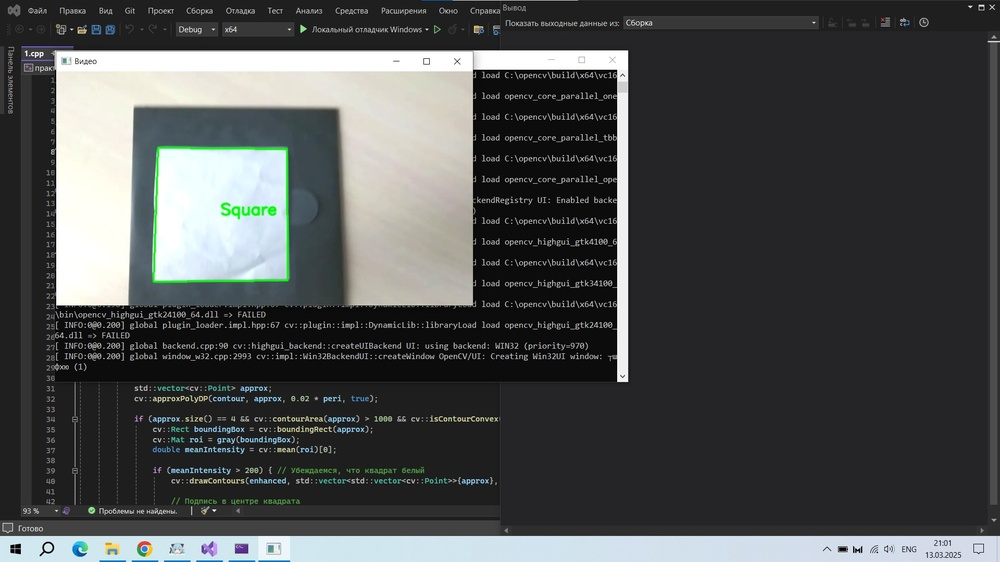
//> input picture 11.03.2025/11.03.2025_1_задание.jpg, 1000 x 562 px, shrunk from 1920 x 1080 before the run, given in place of video.mp4, which was not available
$ ./1_задание   (built with g++ and OpenCV 4)
//> lines starting //> are read from the running program, lines starting //| are printed output that depends on the picture; after the words box and inside, x2 and y2 are one past the last pixel; in counts of white or black regions, pixels touching at a corner belong together; pictures that were not available may be replaced by others from this repository, and a replacement may not be noted
#include <opencv2/opencv.hpp>
#include <iostream>

int main() {
    cv::VideoCapture cap("video.mp4");
    if (!cap.isOpened()) {
        std::cerr << "Ошибка: не удалось открыть видеофайл!" << std::endl;
        return -1;
    }

    cv::Mat frame;
    while (true) {
        cap >> frame;
//> frame is the input picture: 562 rows x 1000 cols, CV_8UC3; mean B, G, R 77.6, 77.7, 75.4
        if (frame.empty()) break;

        // Улучшение контрастности и яркости
        cv::Mat enhanced;
        frame.convertTo(enhanced, -1, 1.2, 30); // Контраст 1.2, яркость +30
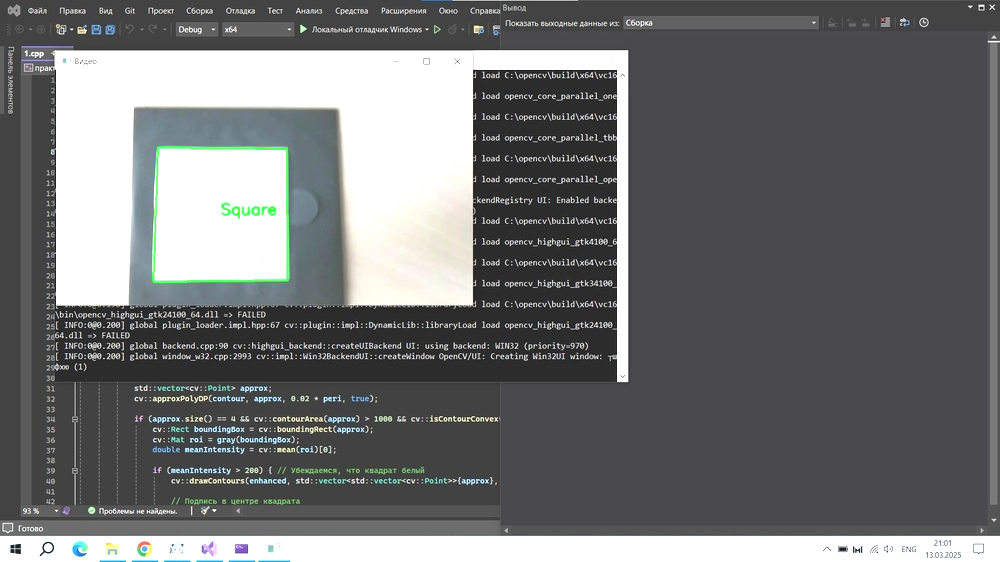
//> enhanced: 562 rows x 1000 cols, CV_8UC3; mean B, G, R 113.8, 113.2, 111.7

        cv::Mat blurred, gray, edges;
        cv::GaussianBlur(enhanced, blurred, cv::Size(5, 5), 1.2);
        cv::cvtColor(blurred, gray, cv::COLOR_BGR2GRAY);
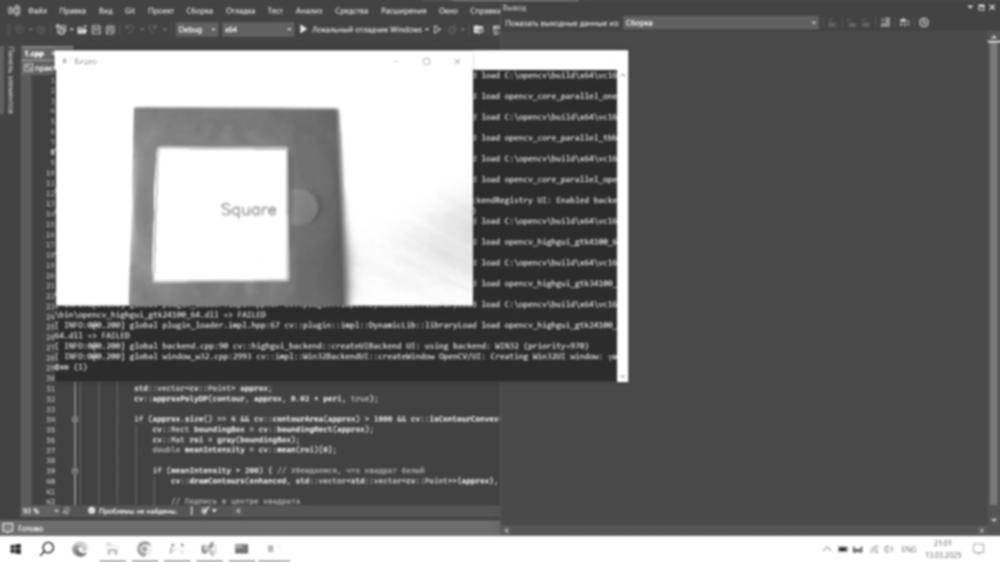
//> gray: 562 rows x 1000 cols, CV_8UC1; min 42, max 255, mean 112.7
        cv::Canny(gray, edges, 75, 200); // Оптимизированные границы
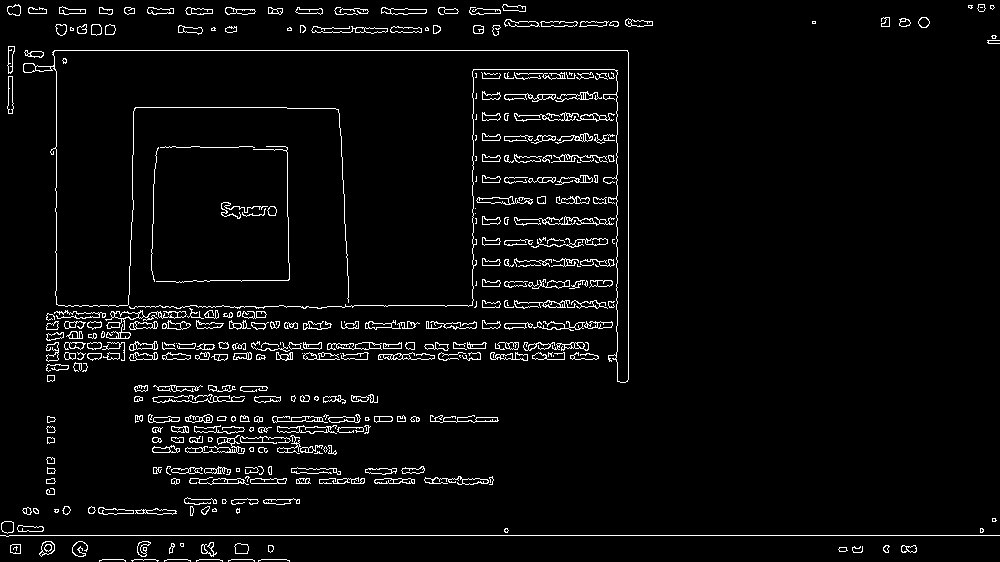
//> edges: 562 rows x 1000 cols, CV_8UC1; 4% white in thin lines or dots

        std::vector<std::vector<cv::Point>> contours;
        std::vector<cv::Vec4i> hierarchy;
        cv::findContours(edges, contours, hierarchy, cv::RETR_EXTERNAL, cv::CHAIN_APPROX_SIMPLE);
//> contours = 345 contours, 145 with area under 20; largest, box (x1, y1, x2, y2) and area: (105, 310, 187, 330) 326, (277, 425, 337, 434) 256, (23, 50, 629, 383) 231, (185, 435, 245, 454) 214, (476, 196, 533, 205) 200

        for (const auto& contour : contours) {
            double peri = cv::arcLength(contour, true);
            std::vector<cv::Point> approx;
            cv::approxPolyDP(contour, approx, 0.02 * peri, true);

            if (approx.size() == 4 && cv::contourArea(approx) > 1000 && cv::isContourConvex(approx)) {
                cv::Rect boundingBox = cv::boundingRect(approx);
                cv::Mat roi = gray(boundingBox);
                double meanIntensity = cv::mean(roi)[0];

                if (meanIntensity > 200) { // Убеждаемся, что квадрат белый
                    cv::drawContours(enhanced, std::vector<std::vector<cv::Point>>{approx}, -1, cv::Scalar(0, 255, 0), 2);

                    // Подпись в центре квадрата
                    cv::Point center(boundingBox.x + boundingBox.width / 2, boundingBox.y + boundingBox.height / 2);
                    cv::putText(enhanced, "Square", center, cv::FONT_HERSHEY_SIMPLEX, 0.8, cv::Scalar(0, 255, 0), 2, cv::LINE_AA);
                }
            }
        }
//> this loop made 345 passes
//> peri on passes 1 to 3: 66.49, 56.49, 56.49

        cv::imshow("Видео", enhanced);
        if (cv::waitKey(30) == 27) break;
//> the Esc key is pressed
    }

    cap.release();
    cv::destroyAllWindows();
    return 0;
}
